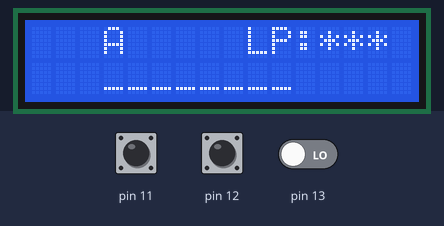
Simulated run of this sketch. Board: Arduino Uno, built with avr-gcc and run on an emulated ATmega328P. Parts: 16×2 character LCD. The inputs (shaded band) are chosen by the test bench; at power-on: pin 11 LOW, pin 12 LOW, pin 13 LOW.

Above: at 1.4 s.
1.5 s: pin 11 driven HIGH
At 2.1 s:
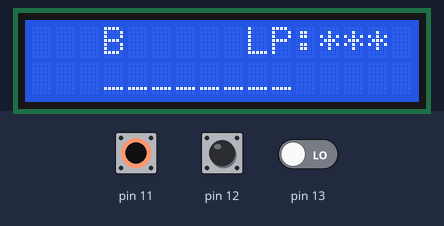
3.1 s: pin 12 driven HIGH
At 3.5 s:
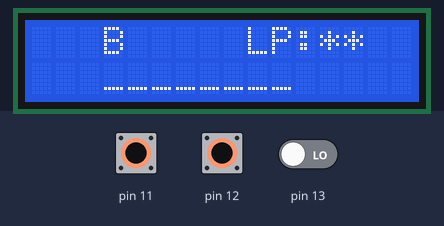
4.7 s: pin 11 pulsed LOW 5 times (0.12 s each, 0.3 s apart)
At 5.12 s:
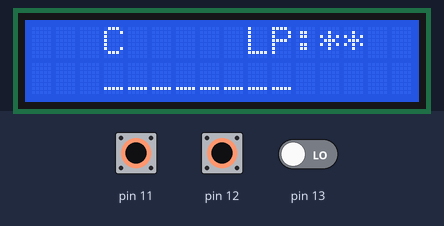
7.7 s: pin 12 pulsed LOW 2 times (0.12 s each, 0.3 s apart)
At 8.6 s:
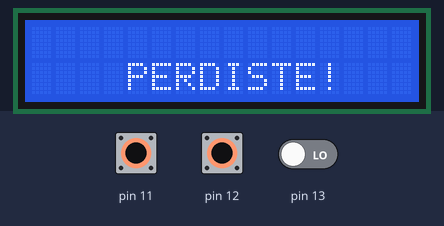
Timing chart, 0 to 10.7 s (numbered marks = the images above; inputs shaded):
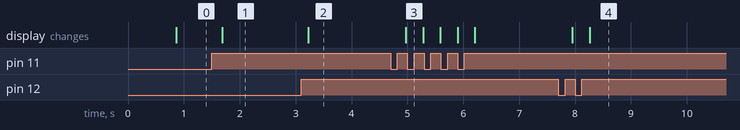

Measured:
- after the input at 1.5 s, the display: changes after 0.19 s (image 1)
- after the input at 3.1 s, the display: changes after 0.13 s (image 2)
- after the input at 4.7 s, the display: changes after 0.27 s (image 3)
- after the input at 7.7 s, the display: first changes after 0.25 s (image 4 shows a later state)

The sketch:

TP_2_SPD.ino
```cpp
// C++ code
#include <LiquidCrystal.h>
#include <string.h>

//LiquidCrystal(rs, enable, d4, d5, d6, d7)

LiquidCrystal led(2, 3, 4, 5, 6, 7);

void setup()
{
  led.begin(16, 2);
  Serial.begin(9600);
  pinMode(11, INPUT);
  pinMode(12, INPUT);
  pinMode(13, INPUT);
}


int boton11Antes=LOW;
int boton12Antes=LOW;
int boton13Antes=LOW;

unsigned long int millisAhora;
unsigned long int millisAntes=0;

char palabra[20]= "muchacha"; // palabra elegida para jugar (puede ser cualquiera) //
char auxPalabra[20];
char letra='A';
int flag=1;
int vidas=3;
int i=0;
int gano=0;
int contadorLetras=0;

void loop()
{
	int boton11Ahora=digitalRead(11);
  	int boton12Ahora=digitalRead(12);
  	int boton13Ahora=digitalRead(13);
  	millisAhora=millis();
  	int tam=strlen(palabra);

    if(i<tam)
    {
      auxPalabra[i]='_';  // formateo con guiones, el auxiliar q va a mostrarse y modificarse
      i++;
    }
    else
    {
      if(flag==1)
      {
        led.setCursor(9,0);
        led.print("LP: ");
        mostrarVidas(vidas);
        strupr(palabra);
        led.setCursor(3,0);
        led.print(letra);
        mostrarPalabra(auxPalabra);
      }
      if(vidas!=0 && gano != tam)
      {
        millisAntes=millisAhora;     // guardo los milisegundos mientras NO se haya ganado o perdido
        if( (boton11Ahora==HIGH && boton11Antes==LOW) || (boton13Ahora==HIGH && boton13Antes==LOW)) //evaluo si se presiona un boton de navegacion u otro
        {
          mostrarYSeleccionarLetra(boton11Ahora,	// muestra la letra seleccionada, recibe dos botones para navegar dentro del abecedario y devuelve la letra por parametro
                                   boton13Ahora,
                                   &letra);
        }
        if(boton12Ahora==HIGH && boton12Antes==LOW)	// evaluo si se preciona el boton de seleccion de letra
        {
          contadorLetras=evaluarYreemplazarLetra(palabra,auxPalabra, letra); //evalua si la letra seleccionada esta dentro de la palabra, retorna la cantidad de letras encontradas
          if(contadorLetras>0)
          {
            gano=gano+contadorLetras; //guardo en la variable gano la cantidad de letras sin repetir y equivalentes al tamaño de la palabra
          }
          else
          {
            vidas--; // decremento una vida si la letra no se encontro
          }
        }
        boton11Antes=boton11Ahora;  //antirrebotes
        boton12Antes=boton12Ahora;
        boton13Antes=boton13Ahora;
  		}
      else
      {
        if(gano==tam) // si la cantidad de letras encontradas coincide con el tamaño de la palabra, ha ganado.
        {
          led.setCursor(0,0);
          led.print("                ");
          led.setCursor(3,1);
          led.print(" GANASTE! ");
          flag=0;
        }
        else         //  cuando se pierde todas las vidas
        {
            led.setCursor(0,0);
        	led.print("                ");
          	led.setCursor(3,1);
        	led.print(" PERDISTE! ");
          	flag=0;
        }
        if(millisAhora-millisAntes>3000)
        {
          letra='A';
          flag=1;
          vidas=3;
          i=0;
          gano=0;
          contadorLetras=0;
          led.setCursor(4,1);
          led.print("                ");
        }
   	 }
    }

  delay(100);
}


              //////  funciones  ///////


void mostrarYSeleccionarLetra(int subir, int bajar, char* letra)
{
    if(*letra<'Z' && subir==1 && bajar ==0)
    {
      (*letra)++;
    }
    else if(*letra >'A' && subir ==0 && bajar ==1)
    {
      (*letra)--;
    }
}

int evaluarYreemplazarLetra(char palabra[],char auxPalabra[], char letra)
{
  	int retorno=0;
  	int tam=strlen(palabra);
  	for(int i=0; i<tam; i++)
    {
      if(palabra[i]==letra && auxPalabra[i] != palabra[i]) //entra al if si la letra esta dentro de la palabra y si esta YA no esta dentro del auxiliar
      {
        auxPalabra[i]=letra;
        retorno++;
      }
    }
  return retorno;   // retorna la cantidad de letras encontradas
}

void mostrarPalabra(char auxPalabra[])
{
  	led.setCursor(3,1); 	//muestra el auxiliar de la palabra
	led.print(auxPalabra);
}

void mostrarVidas(int vidas)
{
  	led.setCursor(12,0);
  	if(vidas ==3)
    {
      led.print("***");
    }else if(vidas == 2)		//muestra las vidas
    {
      led.print("** ");
    }else if(vidas==1)
    {
      led.print("*  ");
    }
}
```
